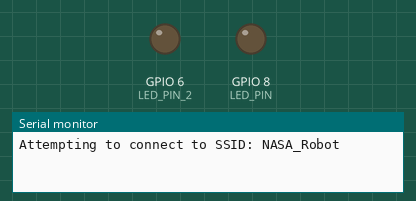
A sketch run on a simulated ESP32-S3. Shown: output pins drawn as LEDs (lit = HIGH), the last lines printed to the serial monitor. WiFi joins after 1.5 s; servers stay silent unless stated.

Above: at 0.1 s.
At 21.8 s:
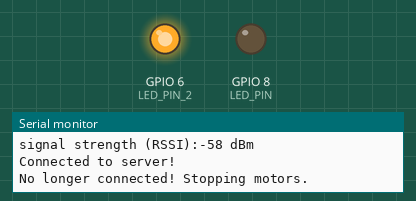
At 57.4 s:
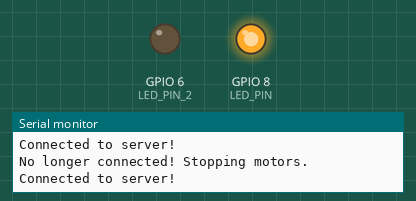
Timing chart, 0 to 60.2 s (numbered marks = the images above):
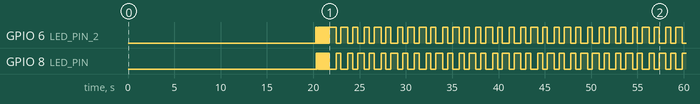

The sketch:

Control_LED_Blinking_WiFi.ino
```cpp
/**
 *  Control_LED_Blinking
 *
 *  Controls how many times per second an LED flashes. Flashes
 *  10 time a second by default. The LED is controlled by serial
 *  in and reports back via serial out when the blinkRate is
 *  updated. The value of light must blink at least 1 time a second.
 *
 *  Serial Encoding:
 *  21 - MAX, 21 times a second
 *  9 - increase to 9
 *  8 - increase to 8
 *  ...
 *  4 - increase to 4
 *  3 - increase to 3
 *  ...
 *  1 - Flashes 1 time a second
 *
 *  To view the Serial Monitor:
 *  Control + Shift + M or Tools > Serial Monitor
 *
 *  Created 18 October 2015
 *  Logan Rickert
 */

#include <SPI.h>
#include <WiFi.h>

// Defines the ASCII 0 offset.
const int ASCII_0_OFFSET = 48;

const int ON = 1;
const int OFF = 0;

// Tells the program if a new line has come in on serial
int newLine;

// Tells the program what the entire number that came in on serial was.
int lineNumber;

// The pin the LED is connected too.
const int LED_PIN = 8;
const int LED_PIN_2 = 6;

// How fast the LED blinks per minute.
int blinkRate;

// How many miliseconds have we waited since last blink.
// We can't just wait(blinkRate) because we have to check
// the serial every milisecond for new input to remove
// extreme latency.
int currentBlinkDelayCount;

// If the LED should be on or off.
int switchPos;

// Name of the WiFi
char ssid[] = "NASA_Robot";

// WiFi password
char ssidPassword[] = "DoctorThomas";

// status of the WiFi shield
int wifiSheildStatus = WL_IDLE_STATUS;

// IP of the server
IPAddress server(192, 168, 1, 188);

WiFiClient client;

/**
 *  This is the first method to run. Runs only once, at the
 *  start of the program.

 *  Sets LED_PIN's mode to OUTPUT.
 */
void setup() {
  // Initializes digital pin LED_PIN as an output.
  pinMode(LED_PIN, OUTPUT);
  pinMode(LED_PIN_2, OUTPUT);

  blinkRate = 10;
  currentBlinkDelayCount = 0;
  switchPos = ON;

  // Sets up the Serial libray at 9600 bps (bits per second).
  Serial.begin(9600);

  // There are no new complete numbers from serial yet.
  newLine = 0;
  lineNumber = 0;

  setupWiFi();
}

/**
 *  This method is called directly after setup() and
 *  is called forever as soon as it finishes.

 *  Causes the LED on LED_PIN to blink 1 / blinkRate per second.
 */
void loop() {
  // Checks if any new serial data has come through.
  // If so, change @blinkRate.
  // Args: &rate, offset, modifier
  updateRate(blinkRate, 0, 1);

  // Makes the LED flash for 1 blinkRate of a second.
  switchPos = updateLED(LED_PIN, LED_PIN_2, 1000.0 / blinkRate, switchPos);

  // Hold updateLED by 1 milisecond.
  delay(1);
}

/**
 *  Changes the @rate value that is passed in if
 *  a new value has been read in from serial. Value is
 *  clamped to [0-9]. The value of @rate will never go
 *  below 1.

 *  @rate - The value to change if a new number has been
 *  passed in through serial.
 *  @offset - Offsets the number added to rate
 *  @modifier - Multipies the delta * offset
 */
void updateRate(int &rate, int offset, int modifier) {
  if (!client.connected()) {
     Serial.println("No longer connected! Stopping motors.");
     rate = 1;
     connectToServer();
  }
  // Check to see if there is a new number at serial we haven't
  // read in yet.
  if (client.available()) {
    getLineNumberFromSerial();
  }

  // Check if a new number from serial has been read in.
  if (newLine) {
    // Get number from serial and ensure number is between 1
    // and 21. (1 and 21 are arbitrary. Based on [-1 to 1] range of
    // controller axis input.
    int delta = clamp(lineNumber, 1, 21);

    Serial.print(rate);

    rate = ((delta + offset) * modifier);

    Serial.print(" to ");
    Serial.println(rate);

    // Reset the values.
    newLine = 0;
    lineNumber = 0;
  }
}

/**
 *  Gets the entire number passed in through serial, ending in a newline.
 *  Sets newLine equal to 1 once the entire number has been read in.
 *  The entire number is stored in lineNumber.
 */
void getLineNumberFromSerial() {
  if (client.available()) {
    char character = client.read();

    // If we have reached the end of the line.
    if (character == '\n') {
      Serial.println(character);
      newLine = 1;
    } else {
      // Make room for new number
      lineNumber *= 10;
      // Add number to end of lineNumber.
      lineNumber += (character - ASCII_0_OFFSET);
    }
  }
}

/**
 *  If the number is greater than HIGH or less than LOW, the
 *  number is clamped to HIGH or LOW and returned.

 *  @number - The number to be clamped and returned.
 *  @high - The upper limit of the number.
 *  @low - The lower limit of the number.
 */
int clamp(int number, int low, int high) {
  if (number > high) number = high;
  if (number < low) number = low;
  return number;
}

void setupWiFi() {
  // check for the presence of the shield:
  if (WiFi.status() == WL_NO_SHIELD) {
    Serial.println("WiFi shield not present. Quitting.");
    // don't continue:
    while(true);
  }

  // attempt to connect to Wifi network:
  while (wifiSheildStatus != WL_CONNECTED) {
    Serial.print("Attempting to connect to SSID: ");
    Serial.println(ssid);
    // Connect to WPA/WPA2 network. Change this line if using open or WEP network:
    wifiSheildStatus = WiFi.begin(ssid, ssidPassword);

    // wait 10 seconds for connection:
    delay(10000);
  }

  Serial.println("Connected to wifi");
  printWifiStatus();

  connectToServer();
}

void connectToServer() {
  // if you get a connection, report back via serial:
  while (!client.connect(server, 1338)) {
    Serial.println("Not connected!");
    delay(5000);
  }

  Serial.println("Connected to server!");
}

void printWifiStatus() {
  // print the SSID of the network you're attached to:
  Serial.print("SSID: ");
  Serial.println(WiFi.SSID());

  // print your WiFi shield's IP address:
  IPAddress ip = WiFi.localIP();
  Serial.print("IP Address: ");
  Serial.println(ip);

  // print the received signal strength:
  long rssi = WiFi.RSSI();
  Serial.print("signal strength (RSSI):");
  Serial.print(rssi);
  Serial.println(" dBm");
}

/**
 *  blink asserts @pin high for half of @assertTime,
 *  then asserts @pin low for the second half of @assertTime.

 *  @pin - The pin to assert high for assertTime / 2,
 *  then assert low for assertTime / 2.
 *  @assertTime - How long the LED should be asserted for,
 *  measured in seconds.
 *  @switchState - If the LED should be on or off.
 *  @return - The new state of the switch.
 */
int updateLED(int pin, int pin2, float assertTime, int switchState) {
  // If we have held ON or OFF half of the total assert time, switch.
  if (currentBlinkDelayCount > assertTime / 2.0) {
    switchState = (switchState + 1) % 2;
    currentBlinkDelayCount = 0;
    if (switchState == ON) {
      digitalWrite(pin, HIGH);
      digitalWrite(pin2, LOW);
    } else {
      digitalWrite(pin, LOW);
      digitalWrite(pin2, HIGH);
    }
  } else {
    currentBlinkDelayCount++;
  }

  return switchState;
}
```
